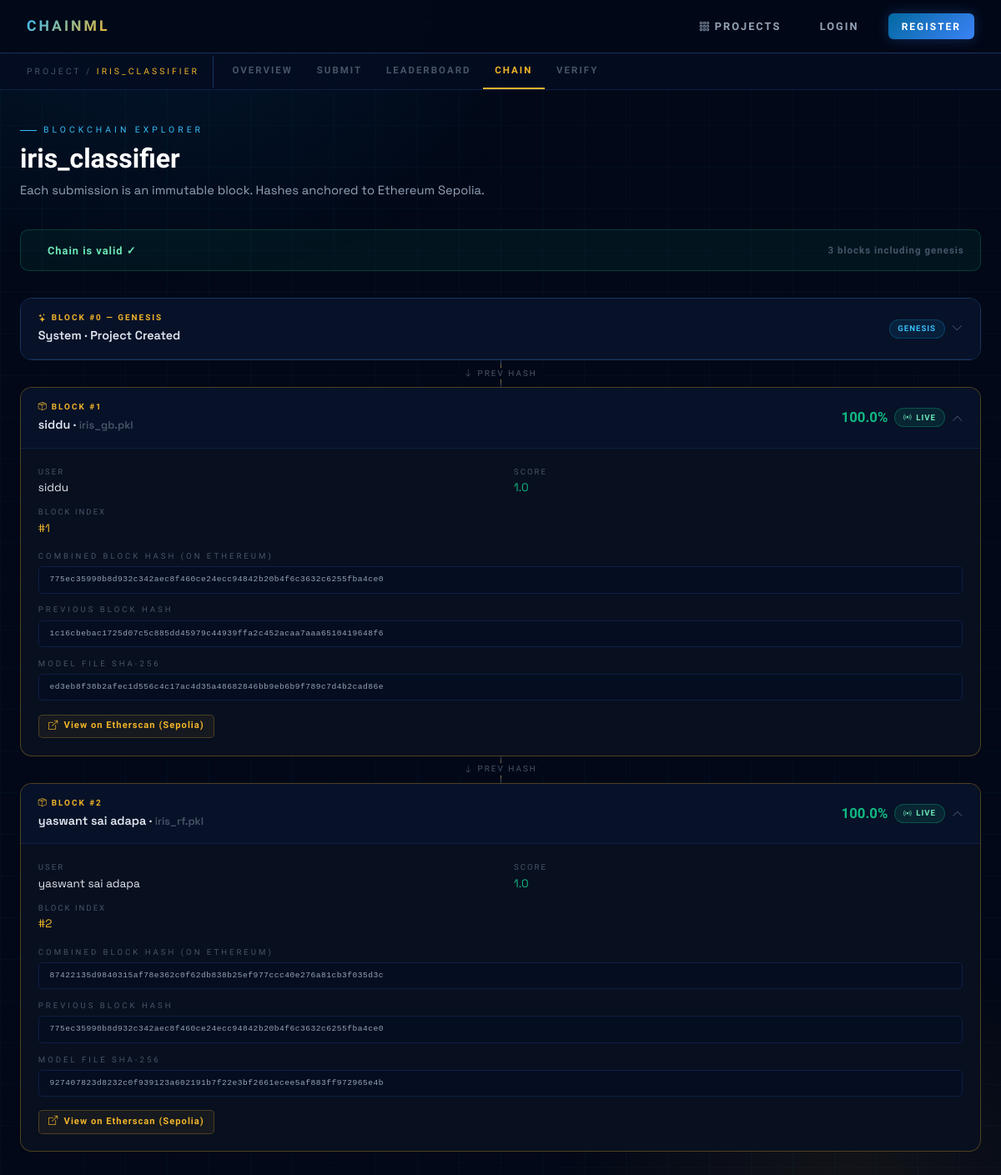
The app's page /project/1/chain with its own data.
### tables this page shows
CREATE TABLE projects (
        id INTEGER PRIMARY KEY AUTOINCREMENT,
        owner_id INTEGER NOT NULL,
        name TEXT NOT NULL UNIQUE,
        description TEXT DEFAULT '',
        dataset_path TEXT NOT NULL,
        dataset_name TEXT NOT NULL,
        created_at REAL NOT NULL, dataset_hash TEXT NOT NULL DEFAULT '', test_path TEXT DEFAULT NULL, test_name TEXT DEFAULT NULL, task_type TEXT NOT NULL DEFAULT 'classification',
        FOREIGN KEY(owner_id) REFERENCES users(id));

CREATE TABLE submissions (
        id INTEGER PRIMARY KEY AUTOINCREMENT,
        project_id INTEGER NOT NULL,
        user_id INTEGER NOT NULL,
        model_filename TEXT NOT NULL,
        model_path TEXT NOT NULL,
        model_hash TEXT NOT NULL,
        verified_accuracy REAL NOT NULL,
        combined_hash TEXT NOT NULL,
        eth_tx_hash TEXT NOT NULL,
        eth_tx_url TEXT NOT NULL,
        eth_mode TEXT NOT NULL DEFAULT 'mock',
        block_index INTEGER NOT NULL,
        previous_hash TEXT NOT NULL,
        submitted_at REAL NOT NULL, f1_score REAL DEFAULT NULL, roc_auc REAL DEFAULT NULL, rmse REAL DEFAULT NULL, r2_score REAL DEFAULT NULL, model_card TEXT DEFAULT '',
        FOREIGN KEY(project_id) REFERENCES projects(id),
        FOREIGN KEY(user_id) REFERENCES users(id));

CREATE TABLE users (
        id INTEGER PRIMARY KEY AUTOINCREMENT,
        username TEXT NOT NULL UNIQUE,
        email TEXT NOT NULL UNIQUE,
        password_hash TEXT NOT NULL,
        created_at REAL NOT NULL);

### app.py (the view)
@app.route("/project/<int:pid>/chain")
def chain_view(pid):
    project = get_project(pid)
    if not project: return render_template("404.html"), 404
    subs = sorted(get_project_submissions(pid), key=lambda x: x["block_index"])
    valid, msg = True, "Chain is valid ✓"
    for sub in subs:
        recheck = combined_submission_hash(
            sub["model_hash"], sub["verified_accuracy"],
            sub["username"], pid, sub["submitted_at"], sub["previous_hash"])
        if recheck != sub["combined_hash"]:
            valid, msg = False, f"Block #{sub['block_index']} hash mismatch — tampered!"; break
    return render_template("chain.html", project=project, submissions=subs,
        chain_valid=valid, chain_msg=msg)

### app.py (called while the page is built)
@app.before_request
def load_user():
    uid = session.get("user_id")
    g.user = get_user_by_id(uid) if uid else None

@app.context_processor
def inject_user():
    return {"current_user": g.user}

### database.py (called while the page is built)
def get_conn():
    conn = sqlite3.connect(DB_PATH)
    conn.row_factory = sqlite3.Row
    conn.execute("PRAGMA foreign_keys = ON")
    return conn

def get_project(pid):
    conn = get_conn()
    row = conn.execute("""SELECT p.*, u.username AS owner_name
        FROM projects p JOIN users u ON p.owner_id=u.id WHERE p.id=?""", (pid,)).fetchone()
    conn.close(); return dict(row) if row else None

def get_project_submissions(pid):
    conn = get_conn()
    rows = conn.execute("""SELECT s.*, u.username FROM submissions s
        JOIN users u ON s.user_id=u.id WHERE s.project_id=?
        ORDER BY s.verified_accuracy DESC, s.submitted_at ASC""", (pid,)).fetchall()
    conn.close(); return [dict(r) for r in rows]

### hash_utils.py (called while the page is built)
def hash_dict(data):
    return hashlib.sha256(json.dumps(data, sort_keys=True).encode()).hexdigest()

def combined_submission_hash(model_hash, accuracy, username, project_id, timestamp, previous_hash):
    return hash_dict({
        "model_hash":    model_hash,
        "accuracy":      str(accuracy),
        "username":      username,
        "project_id":    str(project_id),
        "timestamp":     str(timestamp),
        "previous_hash": previous_hash,
    })

### templates/chain.html (shortened to what this page needs)
{% extends "base.html" %}
{% block subnav %}
<div class="chainml-subnav">
  <div class="subnav-label">PROJECT / <span>{{ project.name }}</span></div>
  <a href="/project/{{ project.id }}" class="subnav-tab">Overview</a>
  <a href="/project/{{ project.id }}/submit" class="subnav-tab">Submit</a>
  <a href="/project/{{ project.id }}/leaderboard" class="subnav-tab">Leaderboard</a>
  <a href="/project/{{ project.id }}/chain" class="subnav-tab active">Chain</a>
  <a href="/project/{{ project.id }}/verify" class="subnav-tab">Verify</a>
</div>
{% endblock %}
{% block content %}
<div class="ph">
  <div class="ph-eye">Blockchain Explorer</div>
  <h1>{{ project.name }}</h1>
  <p>Each submission is an immutable block. Hashes anchored to Ethereum Sepolia.</p>
</div>
<div class="chain-status-bar {% if chain_valid %}ok{% else %}bad{% endif %}">
  {% if chain_valid %}
  <span>{{ chain_msg }}</span>
  {% else %}
  <i class="bi bi-shield-exclamation fs-5"></i>
  <span>{{ chain_msg }}</span>
  {% endif %}
  <span class="ms-auto" style="color:var(--muted);font-size:.72rem">{{ submissions|length + 1 }} blocks including genesis</span>
</div>
<div class="blk-card" id="blk-0">
  <div class="blk-header" onclick="toggle(0)">
    <div>
      <div class="blk-num"><i class="bi bi-stars me-1"></i>BLOCK #0 — GENESIS</div>
      <div style="font-weight:600;font-size:.9rem;margin-top:.2rem">System · Project Created</div>
    </div>
    <div class="d-flex align-items-center gap-2">
      <span class="cml-badge badge-blue">Genesis</span>
      <i class="bi bi-chevron-down blk-chevron"></i>
    </div>
  </div>
</div>
{% for s in submissions %}
<div class="chain-connector"><span><i class="bi bi-arrow-down"></i> PREV HASH</span></div>
<div class="blk-card open" id="blk-{{ s.block_index }}">
  <div class="blk-header" onclick="toggle({{ s.block_index }})">
    <div>
      <div class="blk-num"><i class="bi bi-box-seam me-1"></i>BLOCK #{{ s.block_index }}</div>
      <div style="font-weight:600;font-size:.9rem;margin-top:.2rem">
        {{ s.username }} · <span style="color:var(--muted);font-size:.8rem">{{ s.model_filename[:30] }}{% if s.model_filename|length > 30 %}…{% endif %}</span>
      </div>
    </div>
    <div class="d-flex align-items-center gap-2">
      <span class="blk-score">{{ "%.1f"|format(s.verified_accuracy*100) }}{% if project.task_type=='regression' %}R²{% else %}%{% endif %}</span>
      {% if s.eth_mode=='real' %}
      <span class="cml-badge badge-live"><i class="bi bi-broadcast"></i> Live</span>
      {% else %}
      <span class="cml-badge badge-mock">Mock</span>
      {% endif %}
      <i class="bi bi-chevron-down blk-chevron"></i>
    </div>
  </div>
  <div class="blk-body">
    <div class="blk-inner">
      <div class="detail-grid">
        <div><div class="dk">User</div><div class="dv">{{ s.username }}</div></div>
        <div><div class="dk">Score</div><div class="dv" style="color:var(--green)">{{ s.verified_accuracy }}</div></div>
        <div><div class="dk">Block Index</div><div class="dv" style="color:var(--gold)">#{{ s.block_index }}</div></div>
      </div>
      <div class="hash-lbl">Combined Block Hash (on Ethereum)</div>
      <div class="hash-box">{{ s.combined_hash }}</div>
      <div class="hash-lbl">Previous Block Hash</div>
      <div class="hash-box">{{ s.previous_hash }}</div>
      <div class="hash-lbl">Model File SHA-256</div>
      <div class="hash-box">{{ s.model_hash }}</div>
      <div class="mt-3">
        <a href="{{ s.eth_tx_url }}" target="_blank" class="eth-link">
          <i class="bi bi-box-arrow-up-right"></i>
          {% if s.eth_mode=='real' %}View on Etherscan (Sepolia){% else %}Etherscan (mock demo){% endif %}
        </a>
      </div>
    </div>
  </div>
</div>
{% endfor %}
{% endblock %}

### templates/base.html (style rules this page uses)
:root { --bg: #020817; --bg2: #040d21; --surface: #071128; --card: #080f1f; --border: #0e2045; --border2: #1a3560; --gold: #f0b429; --gold2: #ffd166; --blue: #0ea5e9; --blue2: #38bdf8; --blue3: #0369a1; --accent: #3b82f6; --green: #10b981; --red: #ef4444; --text: #e2e8f0; --text2: #94a3b8; --muted: #475569; --orb: 'Orbitron', sans-serif; --raj: 'Rajdhani', sans-serif; --grotesk: 'Space Grotesk', sans-serif; }
*, *::before, *::after { box-sizing: border-box; margin: 0; padding: 0; }
body { background: var(--bg); color: var(--text); font-family: var(--grotesk); min-height: 100vh; overflow-x: hidden; }
body::before { content: ''; position: fixed; inset: 0; background-image: linear-gradient(rgba(14,165,233,.04) 1px, transparent 1px), linear-gradient(90deg, rgba(14,165,233,.04) 1px, transparent 1px); background-size: 50px 50px; pointer-events: none; z-index: 0; }
body::after { content: ''; position: fixed; inset: 0; background: radial-gradient(ellipse 70% 40% at 15% 0%, rgba(14,165,233,.1) 0%, transparent 60%), radial-gradient(ellipse 50% 35% at 85% 100%, rgba(240,180,41,.07) 0%, transparent 60%); pointer-events: none; z-index: 0; }
.chainml-subnav { background: rgba(4,13,33,.9); border-bottom: 1px solid var(--border); display: flex; align-items: center; padding: 0 2rem; overflow-x: auto; scrollbar-width: none; position: relative; z-index: 1; }
.subnav-label { font-family: var(--raj); font-size: .65rem; letter-spacing: 3px; text-transform: uppercase; color: var(--muted); padding: .7rem 1rem .7rem 0; border-right: 1px solid var(--border2); margin-right: .5rem; white-space: nowrap; flex-shrink: 0; }
.subnav-label span { color: var(--gold); }
.subnav-tab { font-family: var(--raj); font-size: .72rem; font-weight: 600; letter-spacing: 2px; text-transform: uppercase; color: var(--muted); text-decoration: none; padding: .75rem .9rem; border-bottom: 2px solid transparent; transition: all .15s; white-space: nowrap; }
.subnav-tab.active { color: var(--gold); border-bottom-color: var(--gold); }
.ph { margin-bottom: 2.2rem; }
.ph-eye { font-family: var(--raj); font-size: .65rem; letter-spacing: 4px; text-transform: uppercase; color: var(--blue2); margin-bottom: .5rem; display: flex; align-items: center; gap: .5rem; }
.ph-eye::before { content: ''; display: inline-block; width: 20px; height: 1px; background: var(--blue2); }
.ph h1 { font-family: var(--orb); font-size: 2rem; font-weight: 700; line-height: 1.15; background: linear-gradient(135deg, #fff 40%, var(--blue2)); -webkit-background-clip: text; -webkit-text-fill-color: transparent; background-clip: text; }
.ph p { color: var(--text2); font-size: .92rem; margin-top: .5rem; line-height: 1.6; }
.hash-box { font-family: 'Courier New', monospace; font-size: .6rem; color: var(--text2); word-break: break-all; background: rgba(4,13,33,.8); padding: .5rem .8rem; border-radius: 5px; border: 1px solid var(--border); letter-spacing: .5px; }
.hash-lbl { font-family: var(--raj); font-size: .6rem; letter-spacing: 3px; text-transform: uppercase; color: var(--muted); margin: .8rem 0 .3rem; }
.cml-badge { display: inline-flex; align-items: center; gap: .3rem; padding: .2rem .6rem; border-radius: 20px; font-family: var(--raj); font-size: .6rem; font-weight: 700; letter-spacing: 1px; text-transform: uppercase; }
.badge-live { background: rgba(16,185,129,.12); color: #6ee7b7; border: 1px solid rgba(16,185,129,.3); }
.badge-blue { background: rgba(14,165,233,.1); color: var(--blue2); border: 1px solid rgba(14,165,233,.25); }
.eth-link { display: inline-flex; align-items: center; gap: .4rem; font-family: var(--raj); font-size: .7rem; font-weight: 600; color: var(--gold); text-decoration: none; border: 1px solid rgba(240,180,41,.25); background: rgba(240,180,41,.06); padding: .3rem .7rem; border-radius: 5px; transition: all .2s; letter-spacing: 1px; }

### records on screen
projects: name "IRIS_CLASSIFIER", name "iris_classifier"
submissions: block_index "1", username "siddu", model_filename "iris_gb.pkl", s.verified_accuracy*100 "100.0", eth_mode "real" (drawn), verified_accuracy "1.0", combined_hash "775ec35990b8d932c342aec8f460ce24ecc94842b20b4f6c3632c6255fba4ce0", previous_hash "1c16cbebac1725d07c5c885dd45979c44939ffa2c452acaa7aaa6510419648f6", model_hash "ed3eb8f38b2afec1d556c4c17ac4d35a48682846bb9eb6b9f789c7d4b2cad86e"
submissions: block_index "2", username "yaswant sai adapa", model_filename "iris_rf.pkl", s.verified_accuracy*100 "100.0", eth_mode "real" (drawn), verified_accuracy "1.0", combined_hash "87422135d9840315af78e362c0f62db838b25ef977ccc40e276a81cb3f035d3c", previous_hash "775ec35990b8d932c342aec8f460ce24ecc94842b20b4f6c3632c6255fba4ce0", model_hash "927407823d8232c0f939123a602191b7f22e3bf2661ecee5af883ff972965e4b"

### other values on screen
{{ chain_msg }} "Chain is valid ✓"
{{ submissions|length + 1 }} "3"
